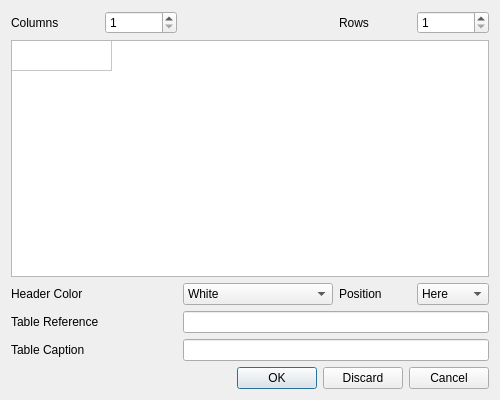
<?xml version="1.0" encoding="UTF-8"?>
<ui version="4.0">
 <class>Dialog_ModifyTable</class>
 <widget class="QDialog" name="Dialog_ModifyTable">
  <property name="geometry">
   <rect>
    <x>0</x>
    <y>0</y>
    <width>500</width>
    <height>400</height>
   </rect>
  </property>
  <property name="minimumSize">
   <size>
    <width>500</width>
    <height>400</height>
   </size>
  </property>
  <property name="maximumSize">
   <size>
    <width>500</width>
    <height>400</height>
   </size>
  </property>
  <property name="windowTitle">
   <string>LaTeX Office Writer</string>
  </property>
  <layout class="QGridLayout" name="gridLayout">
   <item row="4" column="0">
    <widget class="QLabel" name="labelCaption">
     <property name="text">
      <string>Table Caption</string>
     </property>
    </widget>
   </item>
   <item row="0" column="0">
    <widget class="QLabel" name="labelColumns">
     <property name="text">
      <string>Columns</string>
     </property>
    </widget>
   </item>
   <item row="3" column="0">
    <widget class="QLabel" name="labelReference">
     <property name="text">
      <string>Table Reference</string>
     </property>
    </widget>
   </item>
   <item row="0" column="1">
    <widget class="QSpinBox" name="spinBoxColumns">
     <property name="minimum">
      <number>1</number>
     </property>
    </widget>
   </item>
   <item row="2" column="4">
    <widget class="QLabel" name="labelPosition">
     <property name="text">
      <string>Position</string>
     </property>
    </widget>
   </item>
   <item row="2" column="2" colspan="2">
    <widget class="QComboBox" name="comboBoxColor">
     <item>
      <property name="text">
       <string>White</string>
      </property>
     </item>
     <item>
      <property name="text">
       <string>Gray</string>
      </property>
     </item>
     <item>
      <property name="text">
       <string>Red</string>
      </property>
     </item>
     <item>
      <property name="text">
       <string>Blue</string>
      </property>
     </item>
     <item>
      <property name="text">
       <string>Green</string>
      </property>
     </item>
     <item>
      <property name="text">
       <string>Yellow</string>
      </property>
     </item>
     <item>
      <property name="text">
       <string>Pink</string>
      </property>
     </item>
    </widget>
   </item>
   <item row="2" column="0">
    <widget class="QLabel" name="labelHeaderColor">
     <property name="text">
      <string>Header Color</string>
     </property>
    </widget>
   </item>
   <item row="2" column="5">
    <widget class="QComboBox" name="comboBoxPosition">
     <item>
      <property name="text">
       <string>Here</string>
      </property>
     </item>
     <item>
      <property name="text">
       <string>Top</string>
      </property>
     </item>
     <item>
      <property name="text">
       <string>Bottom</string>
      </property>
     </item>
    </widget>
   </item>
   <item row="1" column="0" colspan="6">
    <widget class="QTableWidget" name="tableWidget">
     <attribute name="horizontalHeaderVisible">
      <bool>false</bool>
     </attribute>
     <attribute name="horizontalHeaderCascadingSectionResizes">
      <bool>false</bool>
     </attribute>
     <attribute name="horizontalHeaderHighlightSections">
      <bool>true</bool>
     </attribute>
     <attribute name="verticalHeaderVisible">
      <bool>false</bool>
     </attribute>
     <row>
      <property name="text">
       <string>Row 1</string>
      </property>
     </row>
     <column>
      <property name="text">
       <string>Column 1</string>
      </property>
     </column>
    </widget>
   </item>
   <item row="3" column="2" colspan="4">
    <widget class="QLineEdit" name="lineEditReference"/>
   </item>
   <item row="4" column="2" colspan="4">
    <widget class="QLineEdit" name="lineEditCaption"/>
   </item>
   <item row="5" column="0" colspan="6">
    <widget class="QDialogButtonBox" name="buttonBox">
     <property name="orientation">
      <enum>Qt::Horizontal</enum>
     </property>
     <property name="standardButtons">
      <set>QDialogButtonBox::Cancel|QDialogButtonBox::Discard|QDialogButtonBox::Ok</set>
     </property>
    </widget>
   </item>
   <item row="0" column="5">
    <widget class="QSpinBox" name="spinBoxRows">
     <property name="minimum">
      <number>1</number>
     </property>
    </widget>
   </item>
   <item row="0" column="4">
    <widget class="QLabel" name="labelRows">
     <property name="text">
      <string>Rows</string>
     </property>
    </widget>
   </item>
  </layout>
 </widget>
 <tabstops>
  <tabstop>tableWidget</tabstop>
 </tabstops>
 <resources/>
 <connections>
  <connection>
   <sender>buttonBox</sender>
   <signal>accepted()</signal>
   <receiver>Dialog_ModifyTable</receiver>
   <slot>accept()</slot>
   <hints>
    <hint type="sourcelabel">
     <x>248</x>
     <y>254</y>
    </hint>
    <hint type="destinationlabel">
     <x>157</x>
     <y>274</y>
    </hint>
   </hints>
  </connection>
  <connection>
   <sender>buttonBox</sender>
   <signal>rejected()</signal>
   <receiver>Dialog_ModifyTable</receiver>
   <slot>reject()</slot>
   <hints>
    <hint type="sourcelabel">
     <x>316</x>
     <y>260</y>
    </hint>
    <hint type="destinationlabel">
     <x>286</x>
     <y>274</y>
    </hint>
   </hints>
  </connection>
 </connections>
</ui>
